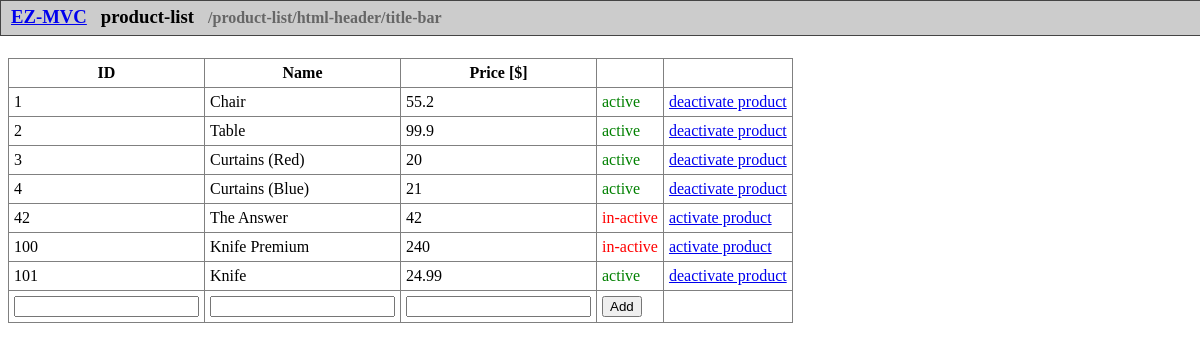
Page /Product/list on the earlier database version.
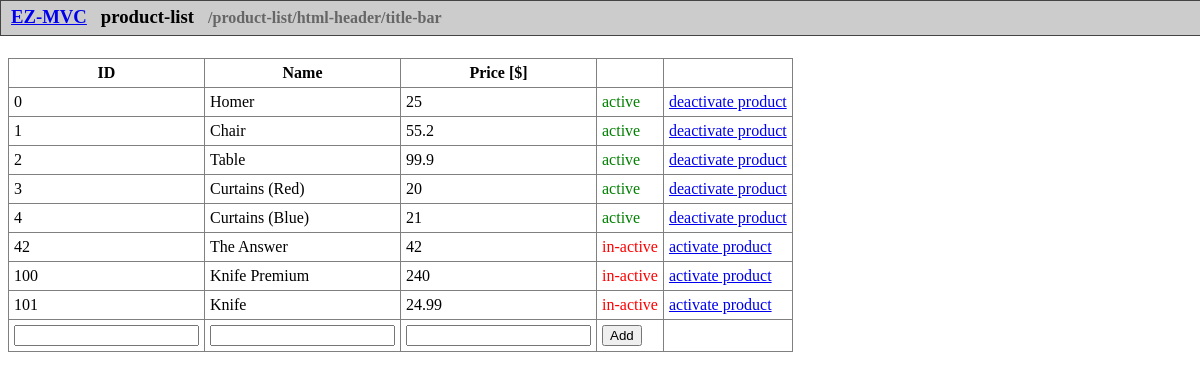
Same page on the later database version.
### tables this page shows
CREATE TABLE "products" (
	"id"	INTEGER NOT NULL,
	"name"	TEXT NOT NULL,
	"price"	NUMERIC NOT NULL,
	"active"	INTEGER NOT NULL,
	PRIMARY KEY("id")
);

### system/View.php (called while the page is built, shortened)
<?php
class View
{
    public $name = '';
    private function __construct(string $name, array $data = [])
    {
        $this->name = $name;
    }
    public function render()
    {
        include(self::VIEWPATH . $this->name . '.view.php');
    }
}

### app/controllers/Product.php (called while the page is built, shortened)
<?php
abstract class Product extends Controller
{
    public static function list()
    {
        $data = [];
        $data["products"] = DefaultModel::getProducts();
        View::createRoot("product-list", $data)->render();
    }
}

### system/Router.php (called while the page is built, shortened)
<?php
abstract class Router
{
    public static $data = null;
    public static function routeRequest()
    {
        self::$data = self::resolveRequestUrl($_SERVER['REQUEST_URI']);
        self::callControllerAction();
    }
    private static function callControllerAction()
    {
        $result = call_user_func([self::CONTROLLER_NAMESPACE . self::$data->controller, self::$data->action], self::$data->id, self::$data->params);
    }
    public static function resolveRequestUrl(string $requestUri)
    {
        $data = new RoutingData();
        $reqPath = self::extractUrlPath('p://h.d' . Helper::addStartingSlash(urldecode($requestUri)));
        $data->requestPath = $reqPath;
        $basePath = Helper::removeTrailingSlash(self::extractUrlPath(EZ_BASE_URL));
        if($reqPath === $basePath || $reqPath === $basePath . '/')
        {
            $path = '/';
        }
        else
        {
            $path = str_starts_with($reqPath, $basePath . '/') ? '/' . mb_substr($reqPath, mb_strlen($basePath . '/')) : $reqPath;
        }
        $data->path = $path;
        $path = $path === '/' ? Helper::addStartingSlash(EZ_DEFAULT_URL) : $path;
        $pathParts = explode('/', $path);
        $data->controller = ($pathParts[1] ?? '') !== '' ? $pathParts[1] : '';
        $data->action = ($pathParts[2] ?? '') !== '' ? $pathParts[2] : '';
        $data->id = $pathParts[3] ?? '';
        $data->params = isset($pathParts[4]) ? array_slice($pathParts, 4) : [];
        return $data;
    }
    private static function extractUrlPath(string $url)
    {
        $parts = parse_url($url);
        return $parts !== FALSE ? ($parts['path'] ?? '/') : '/';
    }
}

### index.php (called while the page is built, shortened)
<?php
require __DIR__ . '/config/config.php';
Alddesign\EzMvc\System\Router::routeRequest();

### system/Config.php (called while the page is built, shortened)
<?php
abstract class Config
{
	private static array $app = [];
	private static bool $loaded = false;
	public static function get(string $key = '', $default = '')
	{
		$dotkeys = explode('.', $key);
		$value = self::$app;
		foreach($dotkeys as $dotkey)
		{
			$value = $value[$dotkey];
		}
		return $value;
	}
	public static function load()
	{
		if(!self::$loaded)
		{
			self::$app = require dirname(__DIR__) . '/app/config/app.config.php';
			self::$loaded = true;
		}
	}
}

### app/models/DefaultModel.php (called while the page is built, shortened)
<?php
abstract class DefaultModel extends Model
{
    public static function getProducts()
    {
        $pdo = self::getPDO();
        $statement = $pdo->query('SELECT * FROM products;', PDO::FETCH_ASSOC);
        if($statement !== false)
        {
            return $statement->fetchAll(PDO::FETCH_ASSOC);
        }
        return [];
    }
}

### app/views/product-list.view.php (the view, shortened to what this page needs)
<table>
    <tr>
        <th><?php echo Config::get("captions.id"); ?></th>
        <th><?php echo Config::get("captions.name"); ?></th>
        <th><?php echo Config::get("captions.price"); ?></th>
        <th> </th>
        <th> </th>
    </tr>
    <?php foreach($products as $product): ?>
        <?php
        $id = $product["id"];
        $activateUrl = Helper::url("/Product/setStatus/$id/1");
        $deactivateUrl = Helper::url("/Product/setStatus/$id/0");
        ?>
        <tr>
            <td><?php echo $id; ?></td>
            <td><?php echo $product["name"]; ?></td>
            <td><?php echo $product["price"]; ?></td>
            <?php if($product["active"] == 1): ?>
                <td><span style="color: green;">active</span></td>
                <td><a href="<?php echo $deactivateUrl ?>">deactivate product</a></td>
            <?php endif; ?>
            <?php if($product["active"] != 1): ?>
                <td><span style="color: red;">in-active</span></td>
                <td><a href="<?php echo $activateUrl ?>">activate product</a></td>
            <?php endif; ?>
        </tr>
    <?php endforeach; ?>
    <form method="POST" action="<?php Helper::echoUrl("/Product/add") ?>">
    <tr>
            <td><input type="text" name="id" value="" /></td>
            <td><input type="text" name="name" value="" /></td>
            <td><input type="text" name="price" value="" /></td>
            <td><input type="submit" value="Add" /></td>
            <td> </td>
    </tr>
    </form>
</table>

Differences in the rows shown:
added products: id "0", name "Homer", price "25"
changed products "Knife": active "active deactivate product" → "in-active activate product"
